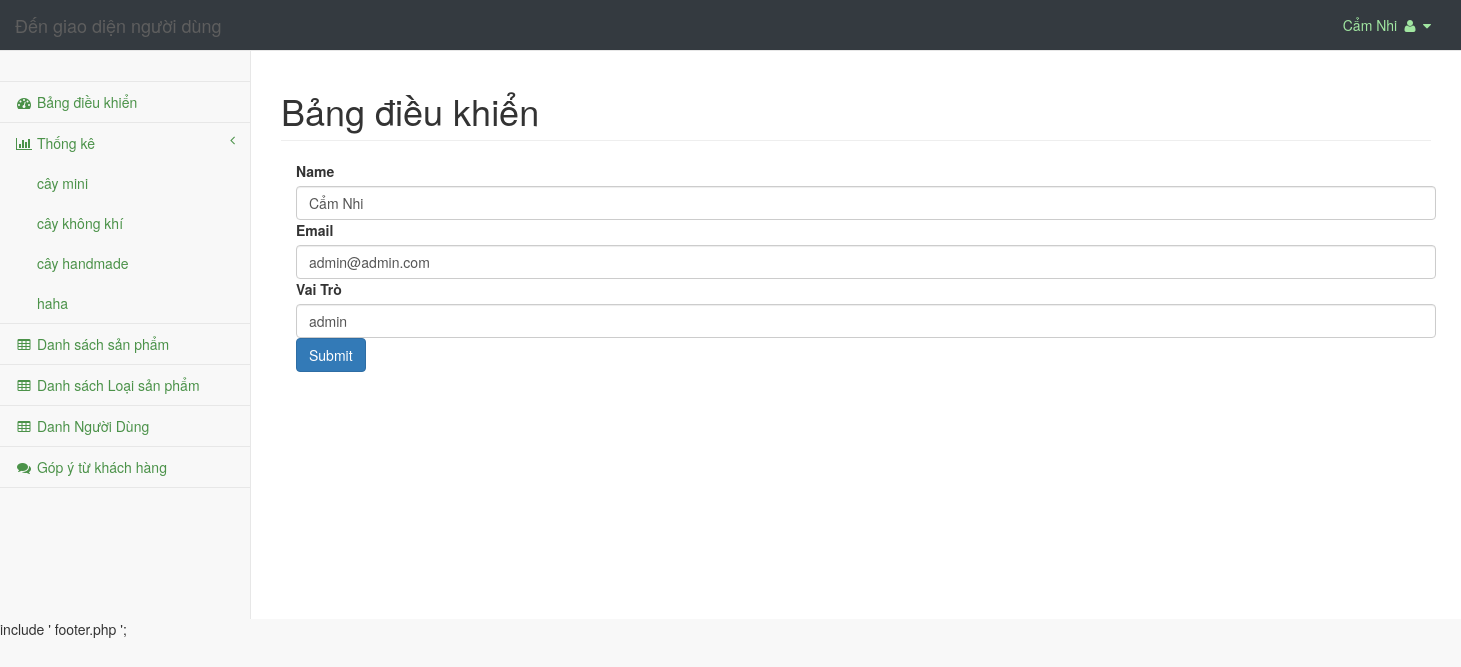
The page /admin/pages/User.php?acc_edit_id=1 (signed in) on the database as committed earlier.
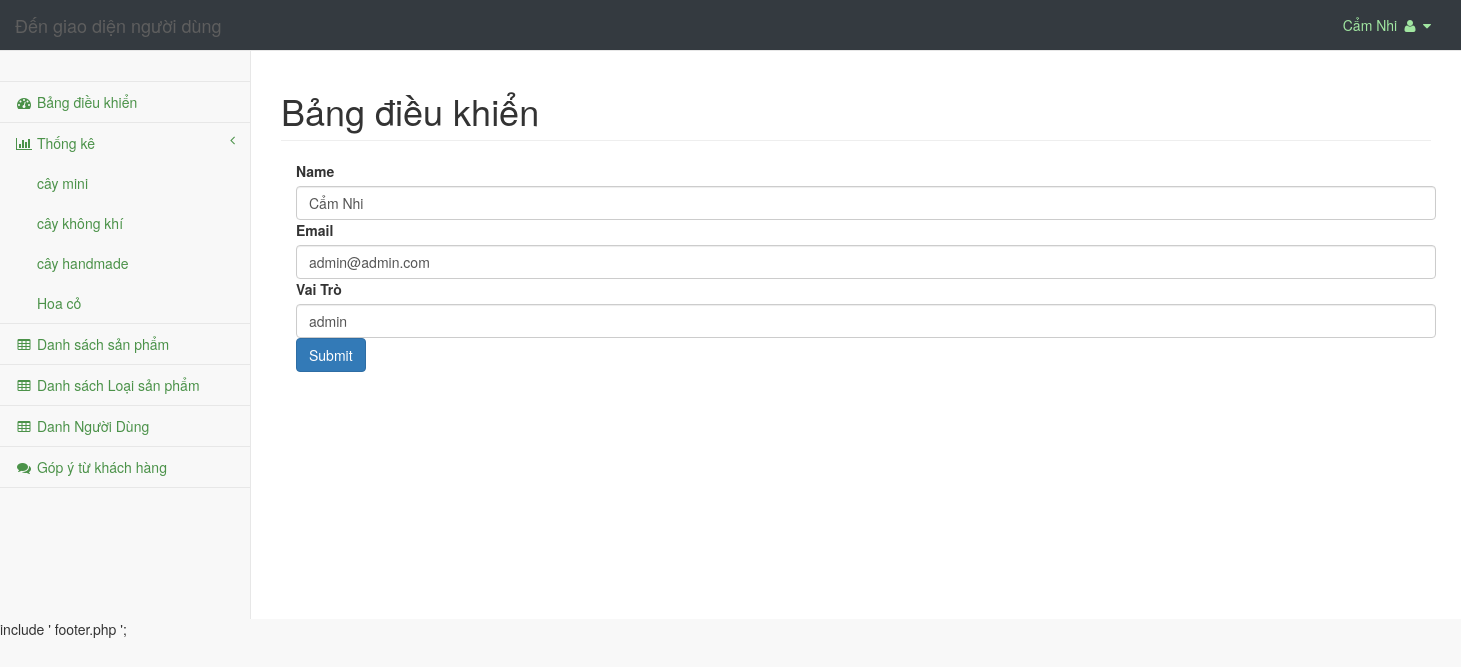
The same page on the database as committed later.
### tables this page shows
CREATE TABLE IF NOT EXISTS `category` (
  `id` int NOT NULL AUTO_INCREMENT,
  `name` varchar(200) DEFAULT NULL,
  `image` varchar(200) NOT NULL,
  PRIMARY KEY (`id`)
);

### php/connectDB.php (called while the page is built, shortened)
<?php
class DataAccessHelper
{
	static $connection;
	public function connect()
	{
		self::$connection = new mysqli(DB_HOST, DB_USER, DB_PASSWORD, DB_NAME, DB_PORT);
		self::$connection->set_charset(DB_CHARSET);
	}
	public function executeQuery($sql)
	{
		return self::$connection->query($sql);
	}
}

### admin/pages/User.php (the view, shortened to what this page needs)
<?php
include "../../php/connectDB.php";
$db = new DataAccessHelper();
$db->connect();
$id_user = $_SESSION['account'];
$sql = "SELECT * FROM account WHERE id = '$id_user'";
$result = $db->executeQuery($sql);
$user = mysqli_fetch_assoc($result);
if (isset($_GET['acc_edit_id'])) {
	$acc_id = $_GET['acc_edit_id'];
	$query = $db->executeQuery('SELECT role, username, fullname FROM account WHERE id =' . $acc_id);
	$result_acc = mysqli_fetch_assoc($query); ?>
	<!DOCTYPE html>
	<html lang="en">
	<head>
		<link href="../vendor/bootstrap/css/bootstrap.min.css" rel="stylesheet">
		<link href="../vendor/metisMenu/metisMenu.min.css" rel="stylesheet">
		<link href="../dist/css/sb-admin-2.css" rel="stylesheet">
		<link href="../vendor/morrisjs/morris.css" rel="stylesheet">
		<link href="../vendor/font-awesome/css/font-awesome.min.css" rel="stylesheet" type="text/css">
		<link href="../css/customerad.css" rel="stylesheet" type="text/css">
	</head>
	<body>
		<div id="wrapper">
			<nav class="navbar navbar-default navbar-static-top bg-dark" role="navigation" style="margin-bottom: 0px">
				<div class="navbar-header.">
					<a class="navbar-brand" href="../../index.php">Đến giao diện người dùng</a>
				</div>
				<ul class="nav navbar-top-links navbar-right ">
					<li class="dropdown">
						<a class="dropdown-toggle fn-bran-light" data-toggle="dropdown" href="#">
							<?php echo $user['fullname'] ?>
							<i class="fa fa-user fa-fw"></i> <i class="fa fa-caret-down"></i>
						</a>
					</li>
				</ul>
				<div class="navbar-default sidebar" role="navigation">
					<div class="sidebar-nav navbar-collapse">
						<ul class="nav" id="side-menu">
							<li class="sidebar-search">
							</li>
							<li>
								<a href="index.php"><i class="fa fa-dashboard fa-fw"></i> Bảng điều khiển</a>
							</li>
							<li>
								<a href="#"><i class="fa fa-bar-chart-o fa-fw"></i> Thống kê<span class="fa arrow"></span></a>
								<ul class="nav nav-second-level">
									<?php
									$query = $db->executeQuery("SELECT * FROM category");
									$result = mysqli_fetch_all($query, MYSQLI_ASSOC);
									?>
									<?php foreach ($result as $value) : ?>
										<li>
											<a href="thongke?category=<?php echo $value['id'] ?>"><?php echo $value['name'] ?></a>
										</li>
									<?php endforeach; ?>
								</ul>
							</li>
							<li>
								<a href="viewproduct.php"><i class="fa fa-table fa-fw"></i> Danh sách sản phẩm</a>
							</li>
							<li>
								<a href="viewcategory.php"><i class="fa fa-table fa-fw"></i> Danh sách Loại sản phẩm</a>
							</li>
							<li>
								<a href="viewuser.php"><i class="fa fa-table fa-fw"></i> Danh Người Dùng</a>
							</li>
							<li>
								<a href="Gopy.php"><i class="fa fa-comments fa-fw"></i> Góp ý từ khách hàng</a>
							</li>
						</ul>
					</div>
				</div>
			</nav>
			<div id="page-wrapper">
				<div class="row">
					<div class="col-lg-12">
						<h1 class="page-header">Bảng điều khiển</h1>
					</div>
				</div>
				<div class="row">
					<div class="col-lg-3 col-md-6">
						<div class="container">
							<form action="" method="post" enctype="multipart/form-data">
								<div class="mb-3">
									<label for="name" class="form-label">Name</label>
									<input value="<?php echo $result_acc['fullname'] ?>"
										type="text" class="form-control" name="fullname"
										id="fullname" aria-describedby="helpId" placeholder="" />
								</div>
								<div class="mb-3">
									<label for="email" class="form-label">Email</label>
									<input value="<?php echo $result_acc['username'] ?>"
										type="email" class="form-control" name="username"
										id="username" aria-describedby="emailHelpId"
										placeholder="abc@gmail.com" />
								</div>
								<div class="mb-3">
									<label for="role" class="form-label">Vai Trò</label>
									<input value="<?php echo $result_acc['role'] ?>"
										type="text" class="form-control" name="role"
										id="role" aria-describedby="helpId" placeholder="" />
								</div>
								<button
									type="submit" name="edit_account"
									class="btn btn-primary">
									Submit
								</button>
							</form>
						</div>
					</div>
				</div>
			</div>
		</div>
		include ' footer.php ';
	<?php }

Rows that differ between the two databases and show on the page:
removed category: name "haha"
added category: name "Hoa cỏ"
